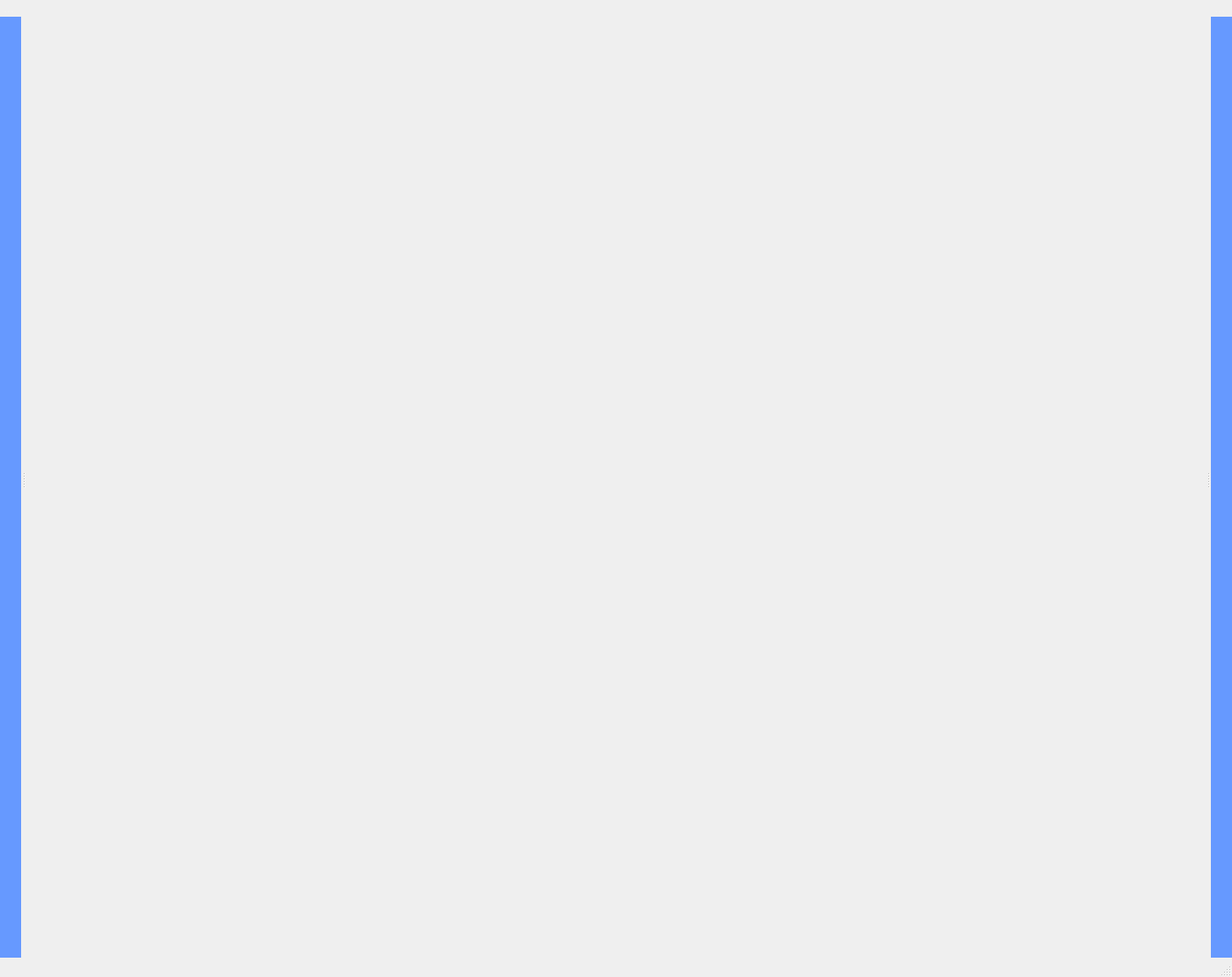
<?xml version="1.0" encoding="UTF-8"?>
<ui version="4.0">
 <class>ProjectTachyonClass</class>
 <widget class="QMainWindow" name="ProjectTachyonClass">
  <property name="geometry">
   <rect>
    <x>0</x>
    <y>0</y>
    <width>1401</width>
    <height>1111</height>
   </rect>
  </property>
  <property name="windowTitle">
   <string>ProjectTachyon</string>
  </property>
  <property name="tabShape">
   <enum>QTabWidget::TabShape::Rounded</enum>
  </property>
  <widget class="QWidget" name="MainRenderWindow"/>
  <widget class="QDockWidget" name="LeftdockWidget">
   <property name="font">
    <font>
     <family>Verdana</family>
    </font>
   </property>
   <property name="acceptDrops">
    <bool>true</bool>
   </property>
   <property name="toolTip">
    <string notr="true" extracomment="Alter Render Settings"/>
   </property>
   <property name="statusTip">
    <string notr="true"/>
   </property>
   <property name="whatsThis">
    <string notr="true"/>
   </property>
   <property name="autoFillBackground">
    <bool>false</bool>
   </property>
   <property name="styleSheet">
    <string notr="true">color: rgb(242, 242, 242);
background-color: rgb(102, 153, 255);</string>
   </property>
   <property name="features">
    <set>QDockWidget::DockWidgetFeature::NoDockWidgetFeatures</set>
   </property>
   <property name="windowTitle">
    <string>Render Settings</string>
   </property>
   <attribute name="dockWidgetArea">
    <number>1</number>
   </attribute>
   <widget class="QWidget" name="RenderSettings"/>
  </widget>
  <widget class="QStatusBar" name="statusBar"/>
  <widget class="QDockWidget" name="RightdockWidget">
   <property name="font">
    <font>
     <family>Verdana</family>
    </font>
   </property>
   <property name="toolTip">
    <string notr="true" extracomment="Alter Camera Settings"/>
   </property>
   <property name="statusTip">
    <string notr="true"/>
   </property>
   <property name="whatsThis">
    <string notr="true"/>
   </property>
   <property name="autoFillBackground">
    <bool>false</bool>
   </property>
   <property name="styleSheet">
    <string notr="true">color: rgb(242, 242, 242);
background-color: rgb(102, 153, 255);</string>
   </property>
   <property name="features">
    <set>QDockWidget::DockWidgetFeature::NoDockWidgetFeatures</set>
   </property>
   <property name="windowTitle">
    <string>Camera Settings</string>
   </property>
   <attribute name="dockWidgetArea">
    <number>2</number>
   </attribute>
   <widget class="QWidget" name="CameraSettings">
    <property name="acceptDrops">
     <bool>true</bool>
    </property>
   </widget>
  </widget>
 </widget>
 <layoutdefault spacing="6" margin="11"/>
 <resources>
  <include location="ProjectTachyon.qrc"/>
 </resources>
 <connections/>
</ui>
